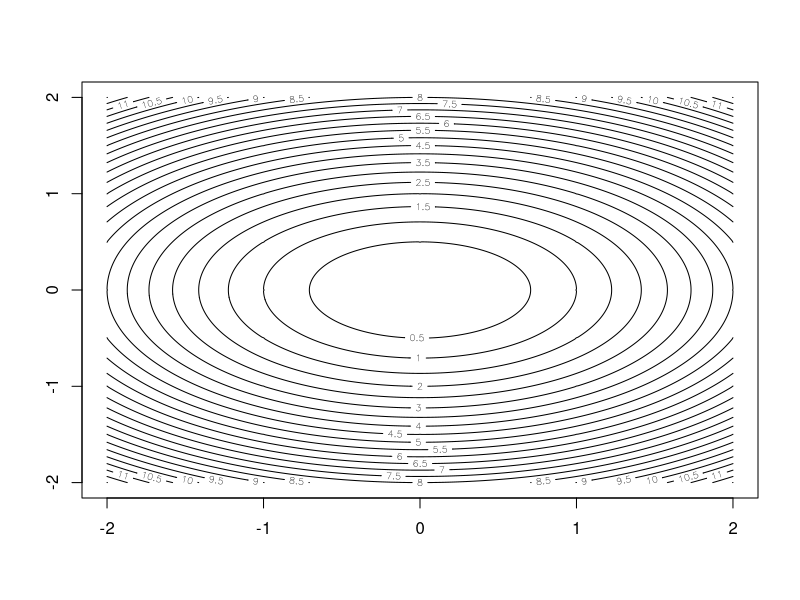
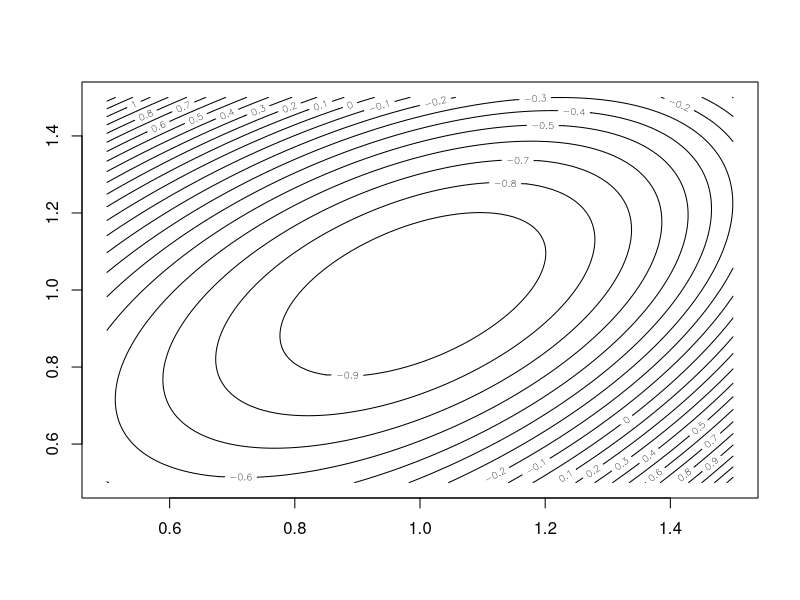

Generate these figures, in order, with R: (Note: this script raises an error after producing the figures.)
## [MATH-04C] Contours, optimization and integration ##

# Contour plot #
# Function
f <- function(x1,x2) x1^2 + 2*x2^2
# Grid
x1 <- seq(-2, 2, by=0.01)
x2 <- seq(-2, 2, by=0.01)
y <- outer(x1, x2, f)
# Contour plot
contour(x1, x2, y,main="", nlevels=20)
# Example 2 from MATH-16
f <- function(x1,x2) x1^3+x2^3-3*x1*x2
x1 <- seq(0.5, 1.5, by=0.01)
x2 <- seq(0.5, 1.5, by=0.01)
y <- outer(x1, x2, f)
contour(x1, x2, y,main="", nlevels=20)

# Optimization (minimum) #
# Linear search within an interval
optimize(function(x) x^x, interval=c(0,1))
is.list(optimize(function(x) x^x, interval=c(0,1))) 
# Iterative method
optim(par=0, fn = function(x) sin(x))
# A bad start
optim(par=pi/4, fn = function(x) sin(x), lower=0, upper=2*pi) 
# A good start
optim(par=pi, fn = function(x) sin(x), lower=0, upper=2*pi)
# A 2-dimensional case
f <- function(x) x[1]^3+x[2]^3-3*x[1]*x[2]
optim(par=c(0,0), fn = f)
optim(par=c(-1,-1), fn = f)

# Integration #
integrate(f=function(x) sin(x), lower=0, upper=2*pi)
# Example 4 of MATH-14
integrate(f=function(x) exp(-x), lower=0, upper=Inf)
# Example 5 of MATH-14
integrate(f=function(x) 1/(1+x), lower=0, upper=Inf)
# Exercise B of MATH-14
integrate(f=function(x) 1/x^2, lower=1, upper=Inf)